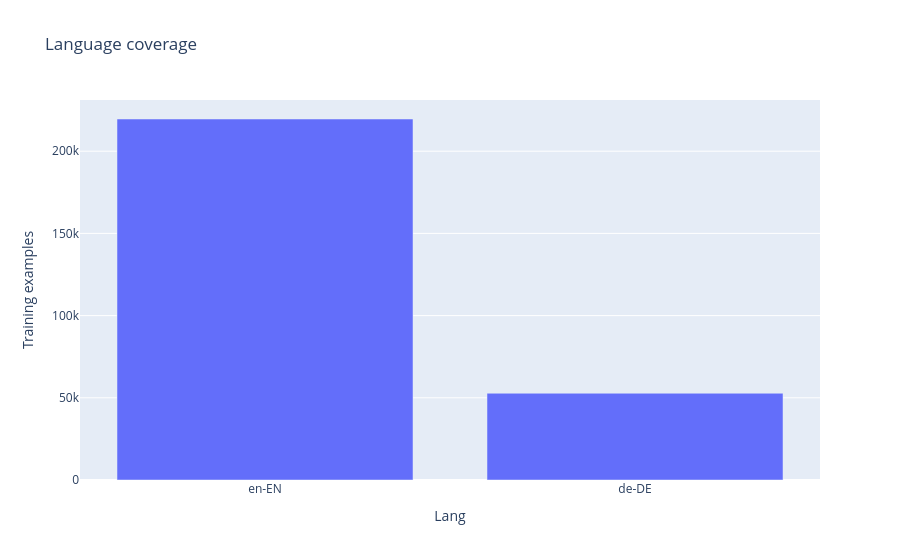
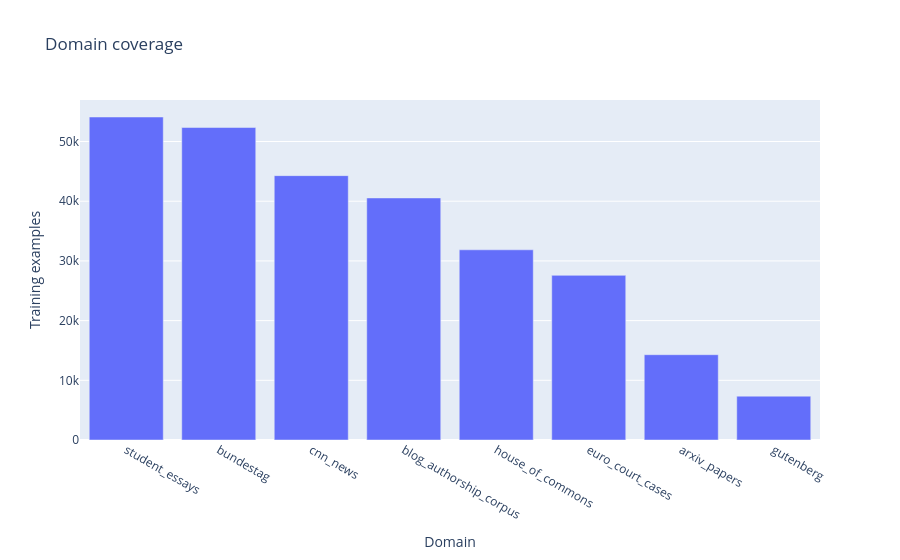
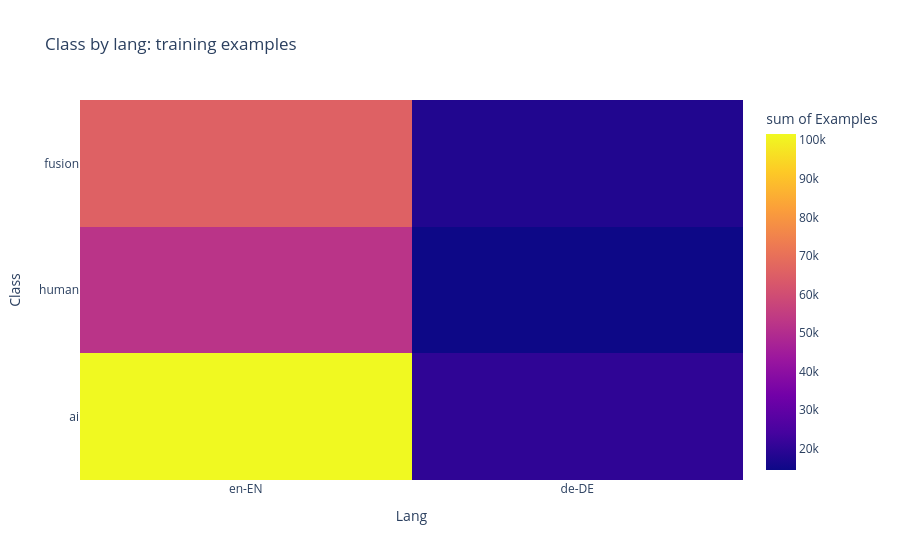
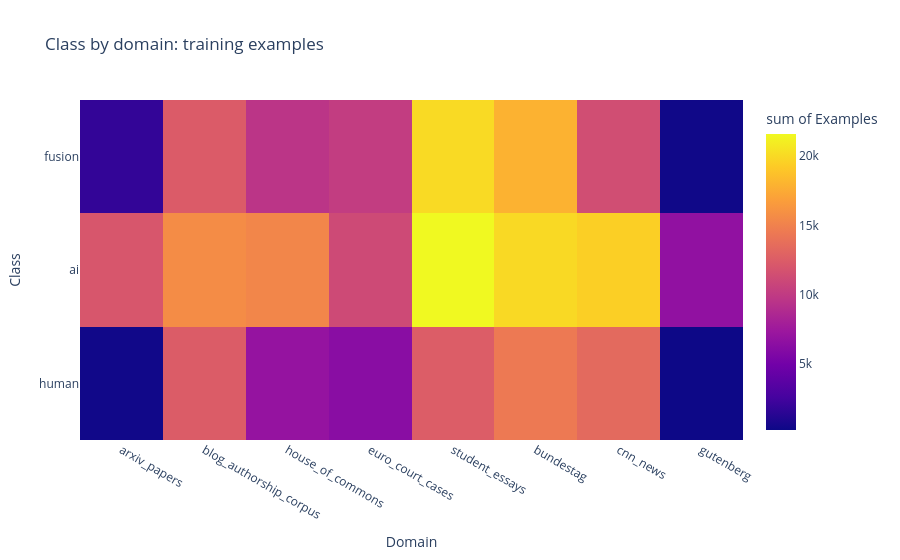

Notebook code cell kept with these figures, in order:
### Code cell
for field, title in [("lang", "Language coverage"), ("domain", "Domain coverage")]:
    counts = train.group_by(field).len().sort("len", descending=True)
    display(
        px.bar(
            counts,
            x=field,
            y="len",
            title=title,
            labels={field: field.capitalize(), "len": "Training examples"},
        )
    )
for field in ["lang", "domain"]:
    counts = train.group_by([field, "label"]).len()
    display(
        px.density_heatmap(
            counts,
            x=field,
            y="label",
            z="len",
            histfunc="sum",
            title=f"Class by {field}: training examples",
            labels={field: field.capitalize(), "label": "Class", "len": "Examples"},
        )
    )

### Figure 1 — Plotly figure (JSON) as saved in the notebook; plotly's stock layout.template omitted (floating-point values rounded to 4 significant figures)
{"data": [{"hovertemplate": "Lang=%{x}<br>Training examples=%{y}<extra></extra>", "legendgroup": "", "marker": {"color": "#636efa", "pattern": {"shape": ""}}, "name": "", "orientation": "v", "showlegend": false, "textposition": "auto", "type": "bar", "x": ["en-EN", "de-DE"], "xaxis": "x", "y": [219581, 52771], "yaxis": "y"}], "layout": {"barmode": "relative", "legend": {"tracegroupgap": 0}, "title": {"text": "Language coverage"}, "xaxis": {"anchor": "y", "domain": [0.0, 1.0], "title": {"text": "Lang"}}, "yaxis": {"anchor": "x", "domain": [0.0, 1.0], "title": {"text": "Training examples"}}}}

### Figure 2 — Plotly figure (JSON) as saved in the notebook; plotly's stock layout.template omitted (floating-point values rounded to 4 significant figures)
{"data": [{"hovertemplate": "Domain=%{x}<br>Training examples=%{y}<extra></extra>", "legendgroup": "", "marker": {"color": "#636efa", "pattern": {"shape": ""}}, "name": "", "orientation": "v", "showlegend": false, "textposition": "auto", "type": "bar", "x": ["student_essays", "bundestag", "cnn_news", "blog_authorship_corpus", "house_of_commons", "euro_court_cases", "arxiv_papers", "gutenberg"], "xaxis": "x", "y": [54106, 52343, 44285, 40547, 31859, 27578, 14290, 7344], "yaxis": "y"}], "layout": {"barmode": "relative", "legend": {"tracegroupgap": 0}, "title": {"text": "Domain coverage"}, "xaxis": {"anchor": "y", "domain": [0.0, 1.0], "title": {"text": "Domain"}}, "yaxis": {"anchor": "x", "domain": [0.0, 1.0], "title": {"text": "Training examples"}}}}

### Figure 3 — Plotly figure (JSON) as saved in the notebook; plotly's stock layout.template omitted (floating-point values rounded to 4 significant figures)
{"data": [{"coloraxis": "coloraxis", "histfunc": "sum", "hovertemplate": "Lang=%{x}<br>Class=%{y}<br>sum of Examples=%{z}<extra></extra>", "name": "", "type": "histogram2d", "x": ["en-EN", "de-DE", "en-EN", "de-DE", "en-EN", "de-DE"], "xaxis": "x", "xbingroup": "x", "y": ["ai", "human", "human", "fusion", "fusion", "ai"], "yaxis": "y", "ybingroup": "y", "z": [101603, 14510, 52220, 17924, 65758, 20337]}], "layout": {"coloraxis": {"colorbar": {"title": {"text": "sum of Examples"}}, "colorscale": [[0.0, "#0d0887"], [0.1111, "#46039f"], [0.2222, "#7201a8"], [0.3333, "#9c179e"], [0.4444, "#bd3786"], [0.5556, "#d8576b"], [0.6667, "#ed7953"], [0.7778, "#fb9f3a"], [0.8889, "#fdca26"], [1.0, "#f0f921"]]}, "legend": {"tracegroupgap": 0}, "title": {"text": "Class by lang: training examples"}, "xaxis": {"anchor": "y", "domain": [0.0, 1.0], "title": {"text": "Lang"}}, "yaxis": {"anchor": "x", "domain": [0.0, 1.0], "title": {"text": "Class"}}}}

### Figure 4 — Plotly figure (JSON) as saved in the notebook; plotly's stock layout.template omitted (floating-point values rounded to 4 significant figures)
{"data": [{"coloraxis": "coloraxis", "histfunc": "sum", "hovertemplate": "Domain=%{x}<br>Class=%{y}<br>sum of Examples=%{z}<extra></extra>", "name": "", "type": "histogram2d", "x": ["arxiv_papers", "blog_authorship_corpus", "arxiv_papers", "house_of_commons", "house_of_commons", "house_of_commons", "euro_court_cases", "student_essays", "bundestag", "bundestag", "student_essays", "cnn_news", "gutenberg", "blog_authorship_corpus", "student_essays", "gutenberg", "euro_court_cases", "gutenberg", "blog_authorship_corpus", "euro_court_cases", "bundestag", "cnn_news", "cnn_news", "arxiv_papers"], "xaxis": "x", "xbingroup": "x", "y": ["human", "ai", "ai", "ai", "human", "fusion", "ai", "human", "human", "ai", "fusion", "ai", "fusion", "fusion", "ai", "human", "fusion", "ai", "human", "human", "fusion", "fusion", "human", "fusion"], "yaxis": "y", "ybingroup": "y", "z": [407, 15684, 12050, 15298, 6953, 9608, 11141, 12506, 14479, 19977, 20017, 19488, 378, 12397, 21583, 247, 10160, 6719, 12466, 6277, 17887, 11402, 13395, 1833]}], "layout": {"coloraxis": {"colorbar": {"title": {"text": "sum of Examples"}}, "colorscale": [[0.0, "#0d0887"], [0.1111, "#46039f"], [0.2222, "#7201a8"], [0.3333, "#9c179e"], [0.4444, "#bd3786"], [0.5556, "#d8576b"], [0.6667, "#ed7953"], [0.7778, "#fb9f3a"], [0.8889, "#fdca26"], [1.0, "#f0f921"]]}, "legend": {"tracegroupgap": 0}, "title": {"text": "Class by domain: training examples"}, "xaxis": {"anchor": "y", "domain": [0.0, 1.0], "title": {"text": "Domain"}}, "yaxis": {"anchor": "x", "domain": [0.0, 1.0], "title": {"text": "Class"}}}}
